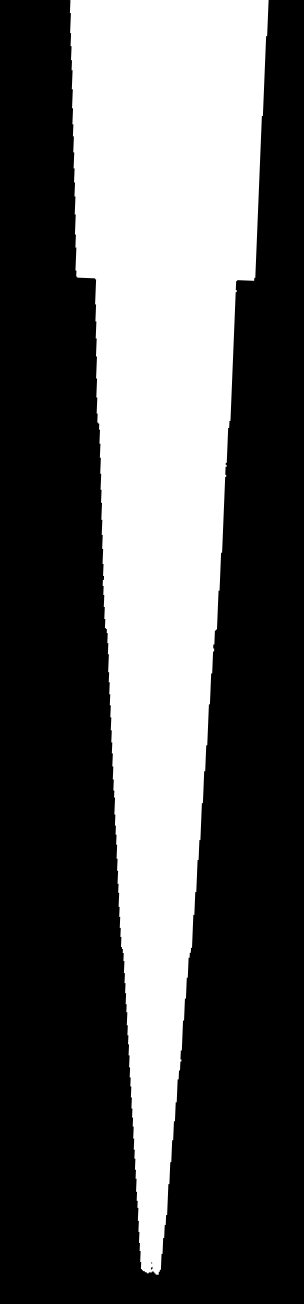
#> input picture mask_copy.png, 304 x 1304 px
$ python measure_pippette.py
#> lines starting #> are read from the running program, lines starting #| are printed output that depends on the picture; after the words box and inside, x2 and y2 are one past the last pixel; in counts of white or black regions, pixels touching at a corner belong together; pictures that were not available may be replaced by others from this repository, and a replacement may not be noted
#> further down, mask is the input picture: shape (1304, 304); min 0, max 255, mean 89.9
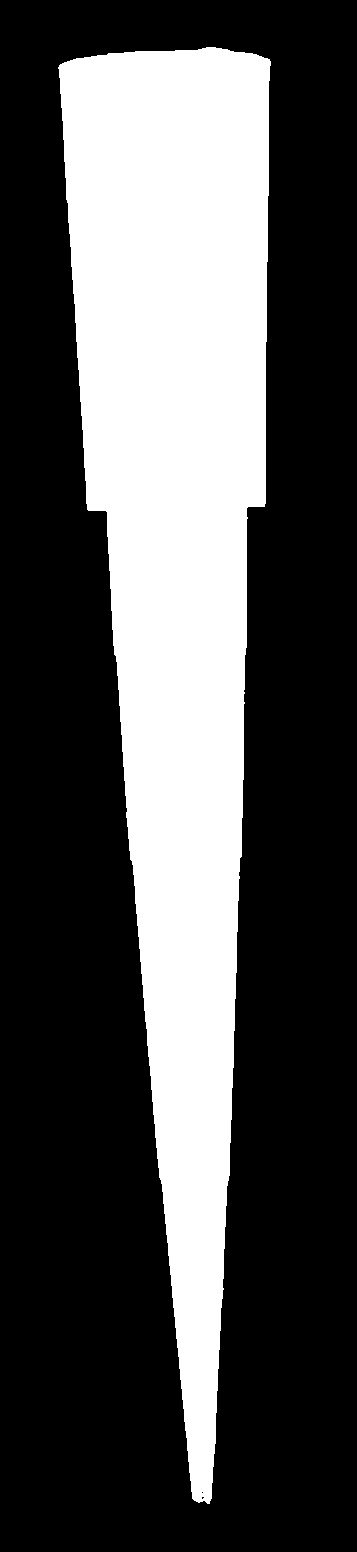
#> input picture FYP_107_liquid_level-main_Janice_1912022/image_thres1.jpg, 357 x 1552 px, given as the content of the folder D:/Downloads/School/Y4S1/FYP/sample_images, which was not available
#> in grabcut_pipette, img is the input picture: shape (1552, 357, 3); min 0, max 255, mean 81
### grabcut.py
import numpy as np
import cv2
import measure_pippette as mp

def find_pipette(img, mask):
    height, width = img.shape[:2]
#> height = 1552; width = 357
    mask = cv2.resize(mask, (width,height))
#> mask: shape (1552, 357)
    #set mask to foreground and background
    mask[mask>0] = cv2.GC_FGD
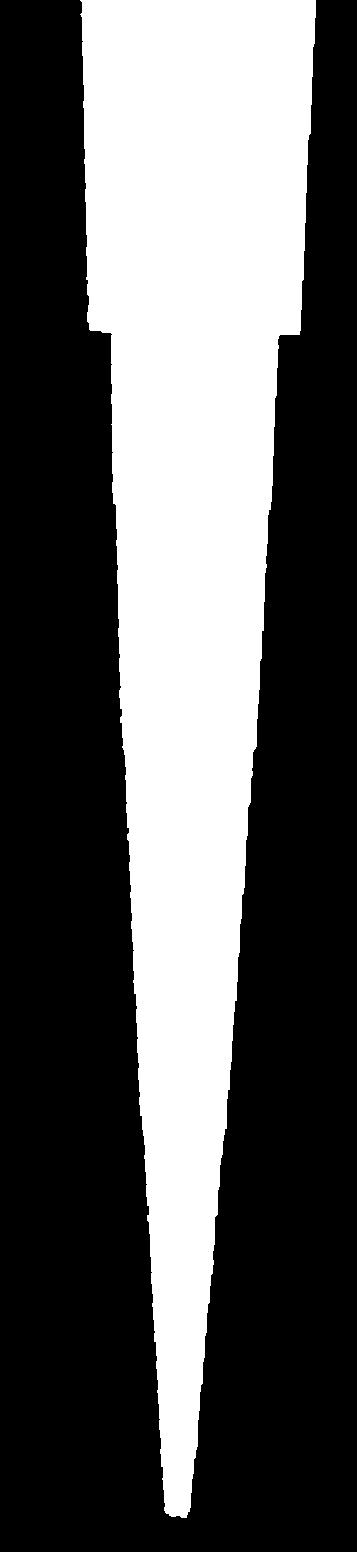
#> mask: shape (1552, 357); values 0 (black) and 1 (white), 35.9% white; 1 white region, box (x1, y1, x2, y2) and area: (80, 0, 316, 1518) 199103
    mask[mask==0] = cv2.GC_BGD
    #contrasted = mp.equalise_histogram(img)

    # allocate memory for two arrays that the GrabCut algorithm internally
    # uses when segmenting the foreground from the background
    # Taken from docs just do it
    fgModel = np.zeros((1, 65), dtype="float")
    bgModel = np.zeros((1, 65), dtype="float")

    mask, bgModel, fgModel = cv2.grabCut(img, mask, None, bgModel, fgModel, iterCount=2, mode=cv2.GC_INIT_WITH_MASK)

    outputMask = np.where((mask == cv2.GC_BGD) | (mask == cv2.GC_PR_BGD),
        0, 1)
    outputMask = (outputMask * 255).astype("uint8")

    return cv2.bitwise_and(img, img, mask=outputMask)
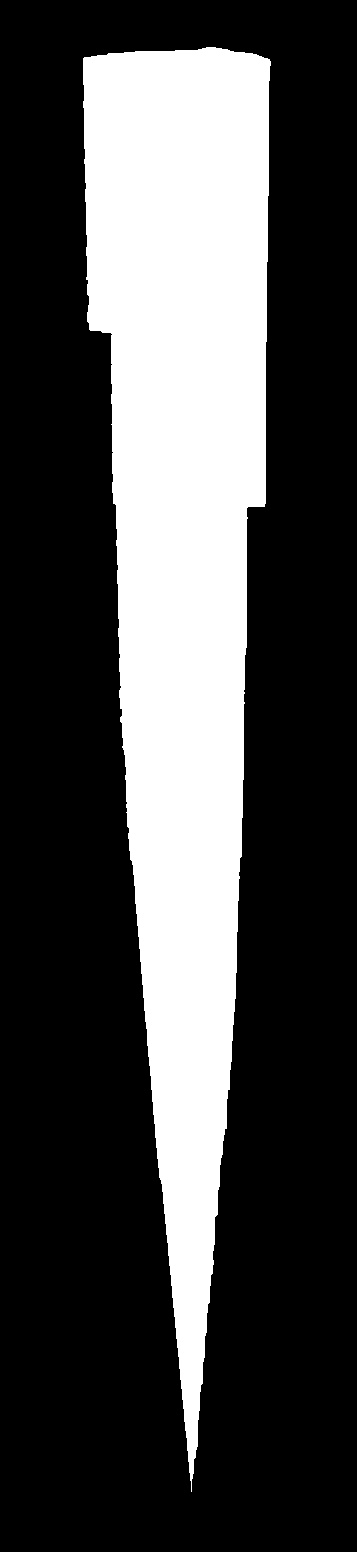
#> returned value: shape (1552, 357, 3); min 0, max 255, mean 73.2

### measure_pippette.py
import cv2 as cv
import numpy as np
import matplotlib.pyplot as plt
import os
import grabcut


DEBUG = False
mask = cv.imread("mask_copy.png", 0)


#Find all files in directory ../sample_images/ and store in an array
# [213 lines left out: functions find_files, find_horizontal_edges, find_contour, find_parameters_for_canny_edge, thresh_image, lowest_corner and 9 more, not called in this run]
#> in thresh_image, `img = cv.adaptiveThreshold(blur,255,cv.ADAPTIVE_THRESH_GAUSSIAN_C,\ cv..`:
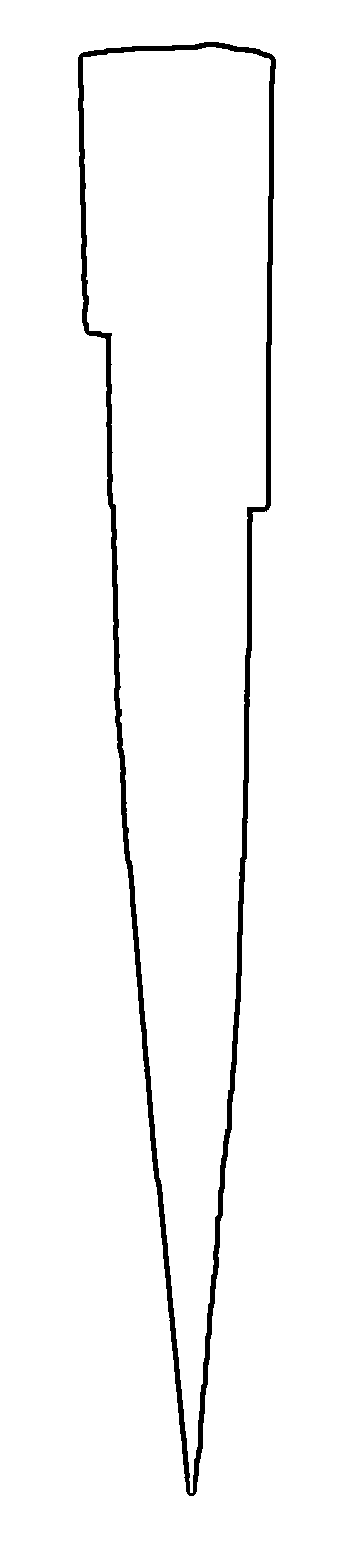
#> img: shape (1552, 357); 97.1% white; 1 black region, box (x1, y1, x2, y2) and area: (78, 42, 276, 1496) 16098
    #Find the contour of the pipette
    contour = find_horizontal_edges(thr)
#> in find_parameters_for_canny_edge, `median = np.median(image)`: median = 255
#> in find_parameters_for_canny_edge, `lower = int(max(0, (1.0 - sigma) * median))`: lower = 170
#> in find_parameters_for_canny_edge, `upper = int(min(255, (1.0 + sigma) * median))`: upper = 255
#> in find_horizontal_edges, `canny_threshold_1, canny_threshold_2 = find_parameters_for_canny_edge(..`: canny_threshold_1 = 170; canny_threshold_2 = 255
#> in find_horizontal_edges, `return_image = cv.Canny(return_image, canny_threshold_1, canny_thresho..`:
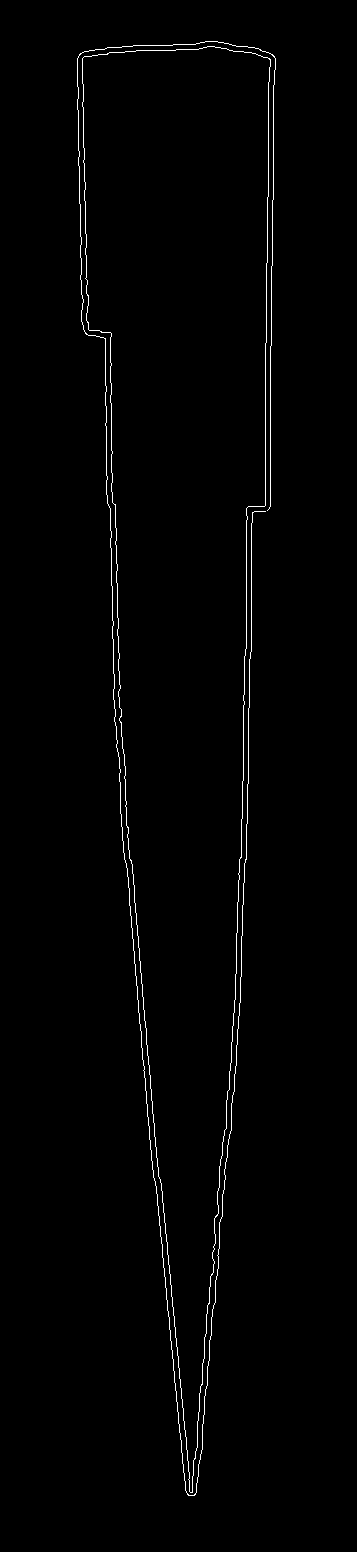
#> return_image: shape (1552, 357); 1.1% white in thin lines or dots, all inside (x1, y1, x2, y2) = (77, 41, 276, 1496)
#> in find_horizontal_edges, `return_image = cv.morphologyEx(return_image, cv.MORPH_DILATE, morph_di..`:
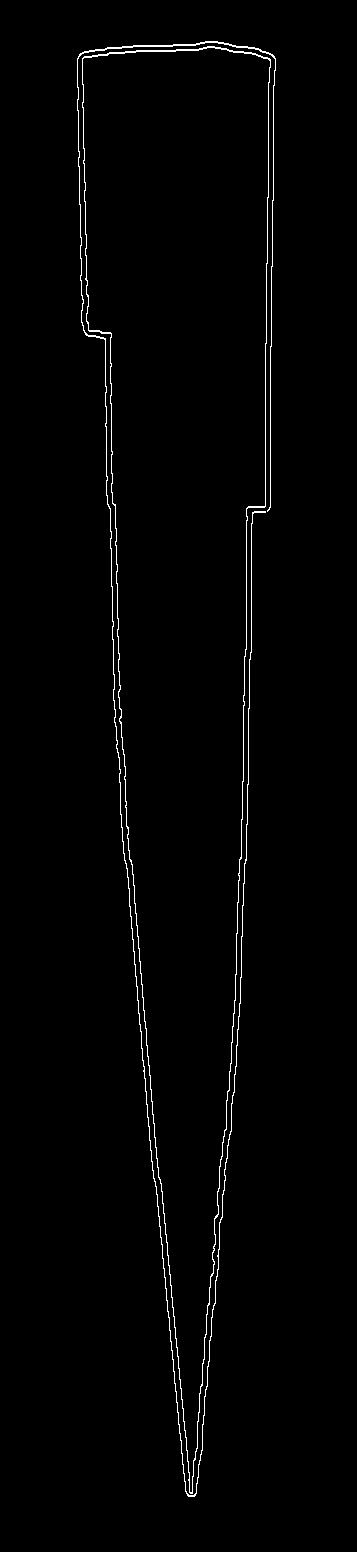
#> return_image: shape (1552, 357); 1.3% white in thin lines or dots, all inside (x1, y1, x2, y2) = (77, 41, 276, 1497)
#> in find_horizontal_edges, `return_image = cv.morphologyEx(return_image, cv.MORPH_OPEN, horizontal..`:
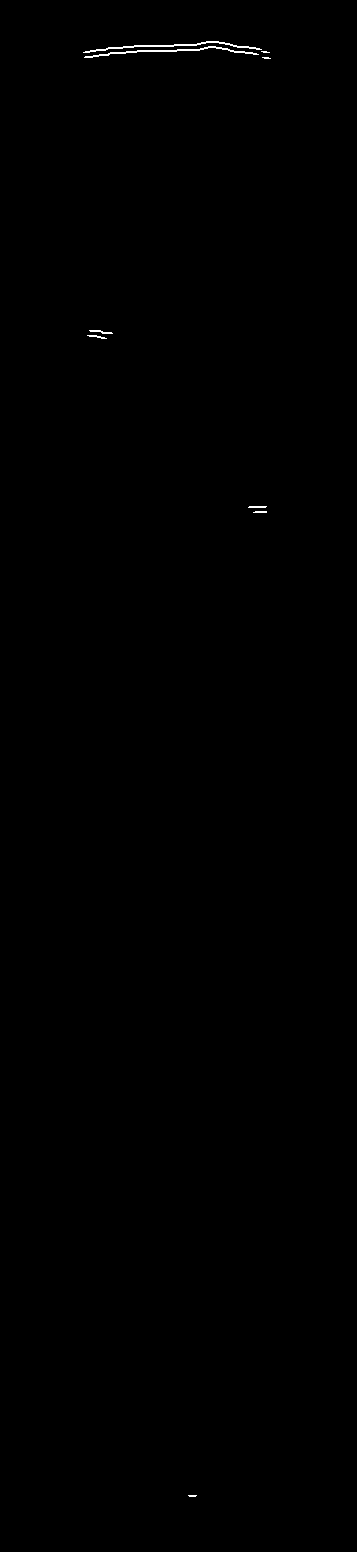
#> return_image: shape (1552, 357); 0.16% white in thin lines or dots, all inside (x1, y1, x2, y2) = (83, 41, 271, 1497)
    #Find the height of the liquid level
    height, num_white = find_liquid_level_height(contour)
#> after the loop in find_liquid_level_height, `for i in range(0,height,3):`: sections = 518 items
#> the loop in find_liquid_level_height, `for i in range(int(0.1*len(sections)),int(0.9*len(sections))):` made 415 passes
#> after the loop in find_liquid_level_height, `for i in range(int(0.1*len(sections)),int(0.9*len(sections))):`: max_white = 9180; max_white_index = 110
    return height, num_white

def grabcut_pipette(image):
    """
    Given an image, find the pipette using grabcut
    """
    #Read image
    img = cv.imread(image)
    # [6 lines of commented-out code are left out]
    ROI = grabcut.find_pipette(img,mask)
    return ROI

def return_distance(img, lowest_corner_y):
    #TODO: Calculate distance from webcam to pipette
    #Given outline of pipette shape, find the distance from the webcam to the pipette
    #100 pixels up from bottom point, find number of horizontal pixels
    distance_constant = 0.0075
    y = lowest_corner_y - 100
    x = np.argwhere(img[y,:,0])
    num_lit_pixels = x.shape[0]
    distance = num_lit_pixels * distance_constant
    return distance

def return_liquid_level(img, bottom_point, liquid_level):
    #Ratio to be adjusted
    ratio = 0.0055
    liquid_column_height = bottom_point - liquid_level* ratio
    radius = np.argwhere(img[liquid_level,:,0]).shape[0]* ratio
    volume = 0.666 * 3.1415 * radius**3 * liquid_column_height
    return volume

def pipette_empty(bottom_level, liquid_level, top_level):
    total_pixel_height = bottom_level - top_level
    distance_to_top = liquid_level - top_level
    return distance_to_top/total_pixel_height < 0.1

def equalise_histogram(img):
    ycrcb = cv.cvtColor(img,cv.COLOR_BGR2YCrCb)
    channels = cv.split(ycrcb)
    cv.equalizeHist(channels[0],channels[0])
    cv.merge(channels,ycrcb)
    cv.cvtColor(ycrcb,cv.COLOR_YCrCb2BGR,img)
    return img
def main():
    #Path of input input pictures
    path = "D:\Downloads\School\Y4S1\FYP\sample_images"

    images = find_files(path)
    os.chdir(path)
    for image_path in images:
        img = grabcut_pipette(image_path)
        liquid_level = find_liquid_level(img)
#> in find_liquid_level, `height, num_white = find_liquid_level_height(contour)`: height = 330; num_white = 9180
        bottom_y = lowest_corner(img)
        top_y = highest_corner(img)
        if DEBUG:
            #Draw line at liquid level height
            cv.line(img,(0,liquid_level),(img.shape[1],liquid_level),(0,0,255),2)
            #save image
            #change save dir to output_images
            save_path = os.path.join(path,"output_images",image_path[:-4]+"_output.jpg")
            cv.imwrite(save_path,img)
        if not pipette_empty(bottom_y, liquid_level, top_y):
            distance = return_distance(img, bottom_y)
            volume = return_liquid_level(img, bottom_y, liquid_level, distance)
            print(volume)
            save_path = os.path.join(path,"output_images",str(volume)+".jpg")
            cv.line(img,(0,liquid_level),(img.shape[1],liquid_level),(0,0,255),2)
            cv.imwrite(save_path,img)
            #print(return_liquid_level(bottom_y, liquid_level, return_distance(img)))


if __name__ == '__main__':
    main()
#> in main, `liquid_level = find_liquid_level(img)`: liquid_level = (330, 9180)
#> in lowest_corner, `Y, _,_ = nz[-1]`: Y = 1495
#> in highest_corner, `Y, _,_ = nz[0]`: Y = 40
#> in pipette_empty, `total_pixel_height = bottom_level - top_level`: total_pixel_height = 1455
#> in pipette_empty, `distance_to_top = liquid_level - top_level`: distance_to_top = [290, 9140]
#> (the run stopped early here; a loop or call above may not have finished)
